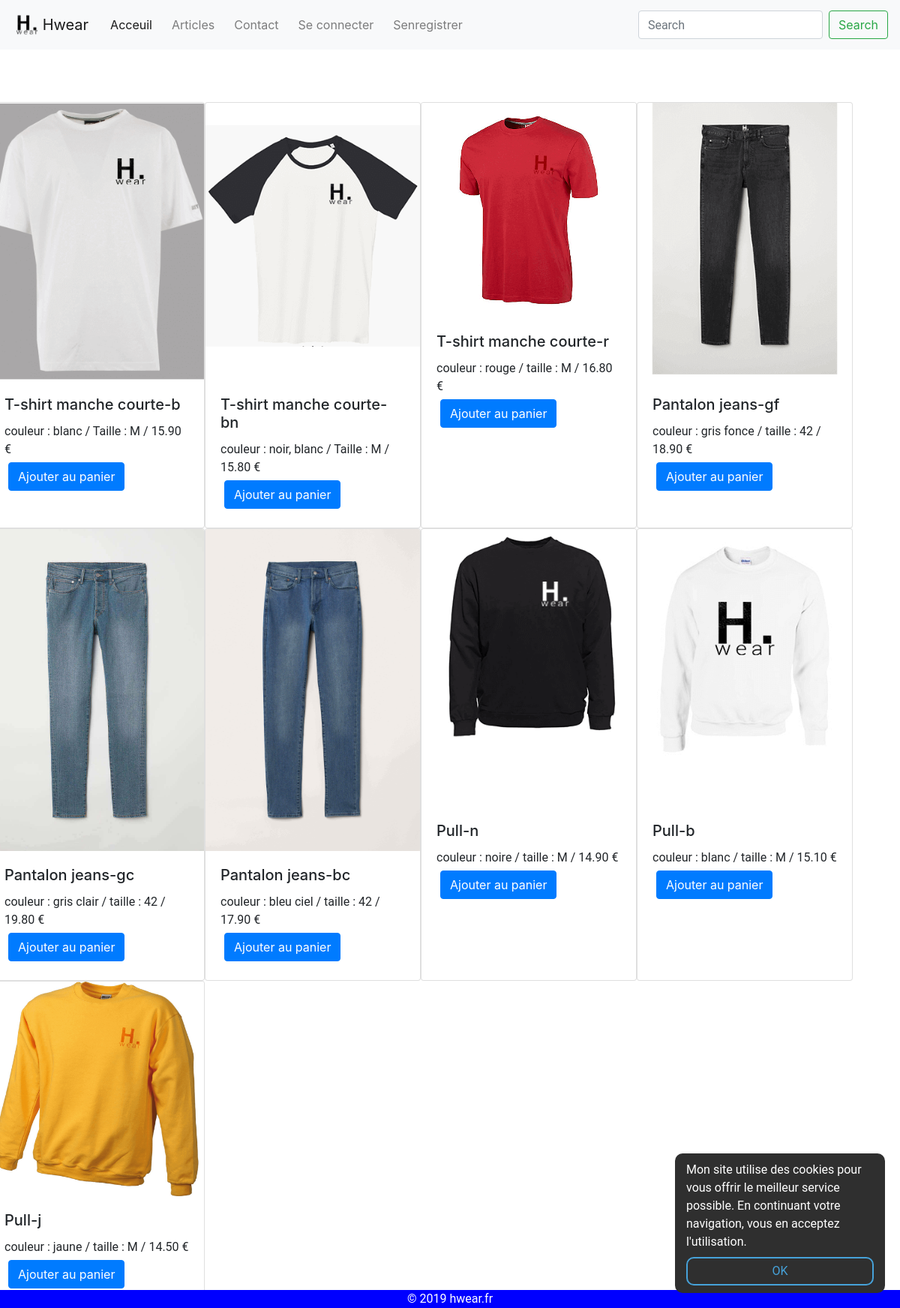
/produits.php, run on the app's committed database.
### tables this page shows
CREATE TABLE IF NOT EXISTS `produits` (
  `id` int(11) NOT NULL AUTO_INCREMENT,
  `nom` varchar(255) NOT NULL,
  `description` varchar(255) NOT NULL,
  `prix` float NOT NULL,
  `logo` varchar(255) NOT NULL,
  `id_categorie` int(11) NOT NULL,
  `id_sous_categorie` int(11) NOT NULL,
  `id_admin` int(11) NOT NULL,
  `confirme` int(11) NOT NULL DEFAULT '0',
  PRIMARY KEY (`id`),
  KEY `FK_produit_id_sous_categories` (`id_sous_categorie`),
  KEY `FK_produit_id_admin` (`id_admin`)
);

### produits.php (called while the page is built, shortened)
<?php
    require_once('include/require.php');
    $requeteSousCategories = Bdd::getInstance()->conn->query('SELECT * FROM sous_categories ORDER BY id');
    $products = Bdd::getInstance()->conn->prepare('SELECT * FROM produits WHERE id_sous_categorie = ? AND confirme = 1 ORDER BY id');
    require_once('views/produits.view.php');

### include/session.php (called while the page is built, shortened)
<?php
    if (isset($_SESSION['login']) && $_SESSION['login'] != 'admin') {
        $menuuser = true;
    }
    elseif (isset($_SESSION['login']) && $_SESSION['login'] == 'admin') {
        $menuadmin = true;
    } elseif (!isset($_SESSION['login'])) {
        $menuuser = false;
        $menuadmin = false;
    }

### include/class/db.php (called while the page is built, shortened)
<?php
    class Bdd
    {
        private static $_instance = null;
        private function __construct()
        {
            $this->conn = new PDO('mysql:host=localhost;dbname=hwear;charset=utf8', 'root', '', array(PDO::ATTR_ERRMODE => PDO::ERRMODE_EXCEPTION));
        }
        public static function getInstance()
        {
            if (!static::$_instance) {
                static::$_instance = new Bdd();
            }
            return static::$_instance;
        }
    }

### views/produits.view.php (the view, shortened to what this page needs)
<div class="row">
        <?php foreach ($requeteSousCategories as $souscategoriesList) {
    $products->execute(array($souscategoriesList['id']));
        ?>
        <?php foreach ($products as $productsList) { ?>
        <div class="card" style="width: 18rem;">
            <img style="width=80px;height=50px;" class="card-img-top" src="ressources/vetements/<?php echo $productsList['logo']; ?>">
            <div class="card-body">
                <h5 class="card-title"><?php echo $productsList['nom']; ?></h5>
                <p class="card-text"> <?php echo $productsList['description']; ?> /
                <?php echo number_format($productsList['prix'], 2, '.', ''); ?> €</p>
                <a href="articles.php?id=<?php echo $productsList['id'];?>" class="btn btn-primary">Ajouter au panier</a>
            </div>
        </div>
        <?php } } ?>
</div>
<div style="position: relative; bottom:0">
<?php require_once("include/footer.php"); ?>

### include/require.php (shortened to what this page needs)
<?php
    $base = dirname(__FILE__);
    if (isset($titleAdminIndex) || isset($titleAdminEditUser) || isset($titleAdminAddUser)) {
        require_once($base . "../session.php");
        require_once($base . "../class/db.php");
        require_once($base . "../class/Util.php");
        require_once($base . "../class/Panier.php");
        require_once($base . "../class/Produit.php");
        require_once($base . "../class/Categorie.php");
        require_once($base . "../class/User.php");
        require_once($base . "../head.php");
        require_once($base . "../header.php");
    } else {
        require_once($base . "/session.php");
        require_once($base . "/class/db.php");
        require_once($base . "/class/Panier.php");
        require_once($base . "/class/User.php");
        require_once($base . "/head.php");
        require_once($base . "/header.php");
    }

### include/head.php (shortened to what this page needs)
<!DOCTYPE html>
<html>
<head>
    <link rel="stylesheet" href="https://stackpath.bootstrapcdn.com/bootstrap/4.3.1/css/bootstrap.min.css">
    <?php if(isset($titleAdminIndex) || isset($titleAdminEditUser) || isset($titleAdminAddUser)) { ?>
        <link rel="icon" type="image/icon" href="../ressources/favicon.ico"/>
        <link type="text/css" rel="stylesheet" href="../include/style.css">
    <?php } else { ?>
        <link type="text/css" rel="stylesheet" href="include/style.css">
    <?php } ?>
    <link rel="stylesheet" href="https://use.typekit.net/gck5swo.css">
    <link rel="stylesheet" href="https://cdnjs.cloudflare.com/ajax/libs/sweetalert/1.1.3/sweetalert.css">
</head>

### include/header.php (shortened to what this page needs)
<?php require_once('require.php');
?>
<body>
<nav class="navbar navbar-expand-lg navbar-light bg-light">
    <a class="navbar-brand" href="#">
        <?php if(isset($titleAdminIndex) || isset($titleAdminEditUser) || isset($titleAdminAddUser)) { ?>
                    <img width="30px" src="../ressources/logo.png" class="d-inline-block align-top" alt="">
        <?php } else { ?>
                    <img width="30px" src="ressources/logo.png" class="d-inline-block align-top" alt="">
        <?php } ?>
        Hwear
    </a>
    <div class="collapse navbar-collapse" id="navbarSupportedContent">
        <ul class="navbar-nav mr-auto">
            <?php if(isset($titleAdminIndex) || isset($titleAdminEditUser) || isset($titleAdminAddUser)) { ?>
                <li class="nav-item active">
                    <a class="nav-link" href="../index.php">Acceuil<span class="sr-only">(current)</span></a>
                </li>
                <li class="nav-item">
                    <a class="nav-link" href="../produits.php">Articles</a>
                </li>
                <li class="nav-item">
                    <a class="nav-link" href="../contact.php">Contact</a>
                </li>
                <li class="nav-item">
                    <a class="nav-link" href="../admin.php">Tableau de bord</a>
                </li>
            <?php } else { ?>
                <li class="nav-item active">
                    <a class="nav-link" href="index.php">Acceuil<span class="sr-only">(current)</span></a>
                </li>
                <li class="nav-item">
                    <a class="nav-link" href="produits.php">Articles</a>
                </li>
                <li class="nav-item">
                    <a class="nav-link" href="contact.php">Contact</a>
                </li>
            <?php
                if ($menuuser == true) {
                    echo '
                            <li class="nav-item">
                                <a class="nav-link" href="user.php">Mon Compte</a>
                            </li>
                            <li class="nav-item">
                                <a class="nav-link" href="panier.php">Panier</a>
                            </li>
                        ';
                } else if ($menuadmin == true) {
                    echo '
                            <li class="nav-item">
                                <a class="nav-link" href="admin.php">Tableau de bord</a>
                            </li>
                        ';
                } else {
                    echo '
                            <li class="nav-item">
                                <a class="nav-link" href="login.php">Se connecter</a>
                            </li>
                            <li class="nav-item">
                                <a class="nav-link" href="register.php">Senregistrer</a>
                            </li>
                        ';
                }
            } ?>
        </ul>
        <form class="form-inline my-2 my-lg-0">
          <input name="search" class="form-control mr-sm-2" type="search" placeholder="Search" aria-label="Search">
          <button class="btn btn-outline-success my-2 my-sm-0" type="submit">Search</button>
        </form>
    </div>
</nav>

### include/footer.php (shortened to what this page needs)
<?php if (!isset($_COOKIE['cdd'])): ?>
    <div class="cookie-alert">
        <p>Mon site utilise des cookies pour vous offrir le meilleur service possible. En continuant votre navigation, vous en acceptez l'utilisation.
            <a href="include/accept_cookie.php">OK</a></p>
    </div>
<?php endif; ?>
<footer>
	<div class="copyright">
 	<p align="center">&copy; 2019 hwear.fr</p>
 	</div>
</footer>
</body>
</html>

### include/style.css (style rules this page uses)
html, body { width: 100%; height: 100%; margin: 0; }
a { text-decoration: none; }
p { font-family: Roboto; font-weight: normal; padding: 0; margin: 0; }
input { font-family: Roboto; font-weight: normal; font-size: 16px; }
.logform input, a { margin: 5px; }
input { width: 100%; margin: 5px; }
.cookie-alert { position: fixed; bottom: 20px; right: 20px; border-radius: 10px; background: #2f2f2f; color: #fff; padding: 10px 15px; width: 280px; z-index: 100; }
.cookie-alert a { display: block; text-align: center; padding: 5px 10px; margin: 8px auto 0 auto; border-radius: 10px; background: transparent; border: 2px solid #46A2D9; color: #46A2D9; transition: all .3s ease; }

### include/footer.php (style rules this page uses)
.copyright { position:absolute; display: block; bottom: 0; color: white; background-color: blue; width: 100%; }

### data on the page
produits: logo (picture), nom "T-shirt manche courte-b", description "couleur : blanc / Taille : M", prix "15.90"
produits: logo (picture), nom "T-shirt manche courte-bn", description "couleur : noir, blanc / Taille : M", prix "15.80"
produits: logo (picture), nom "T-shirt manche courte-r", description "couleur : rouge / taille : M", prix "16.80"
produits: logo (picture), nom "Pantalon jeans-gf", description "couleur : gris fonce / taille : 42", prix "18.90"
produits: logo (picture), nom "Pantalon jeans-gc", description "couleur : gris clair / taille : 42", prix "19.80"
produits: logo (picture), nom "Pantalon jeans-bc", description "couleur : bleu ciel / taille : 42", prix "17.90"
produits: logo (picture), nom "Pull-n", description "couleur : noire / taille : M", prix "14.90"
produits: logo (picture), nom "Pull-b", description "couleur : blanc / taille : M", prix "15.10"
produits: logo (picture), nom "Pull-j", description "couleur : jaune / taille : M", prix "14.50"
